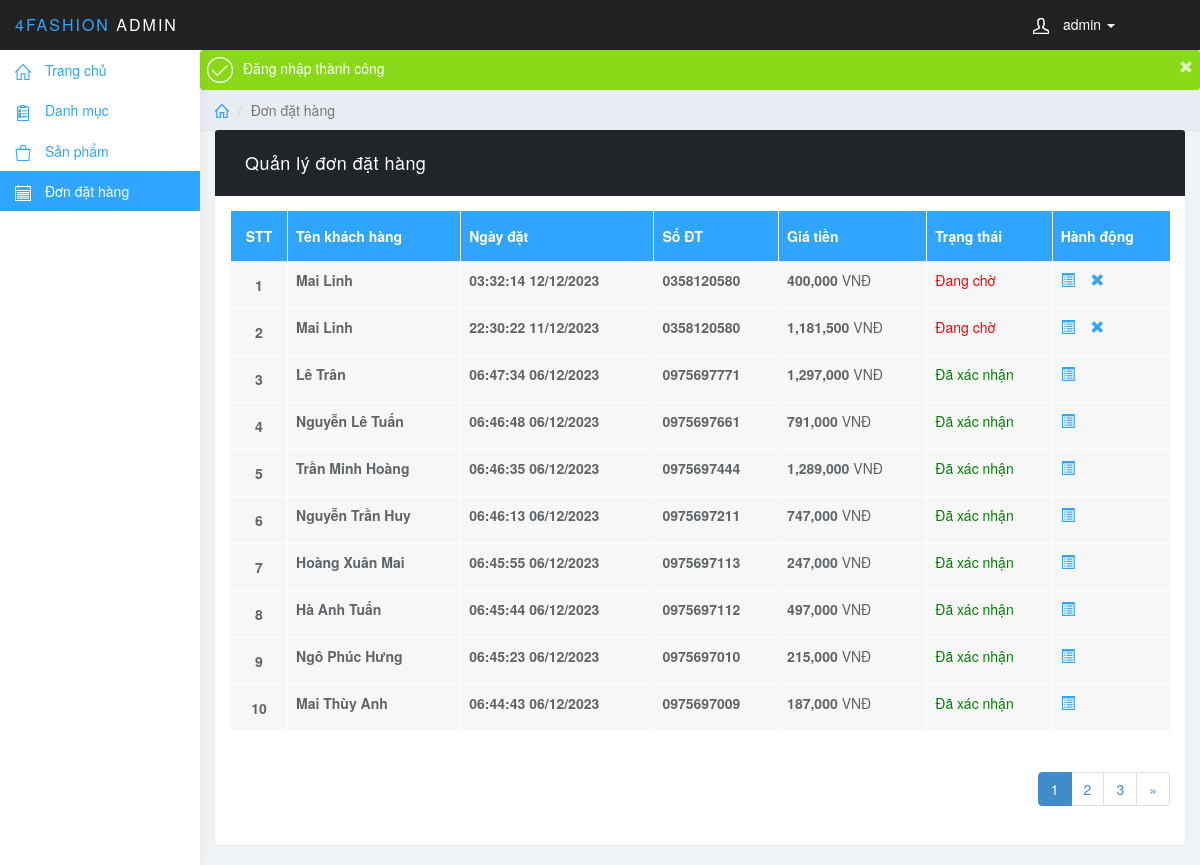
Page /admin/don_hang.php (signed in) on the committed database.
### tables this page shows
CREATE TABLE `transaction` (
  `id` int(11) NOT NULL,
  `status` int(11) NOT NULL DEFAULT 0,
  `user_id` int(11) NOT NULL DEFAULT 0,
  `user_name` varchar(100) NOT NULL,
  `user_email` varchar(100) DEFAULT NULL,
  `user_phone` varchar(100) NOT NULL,
  `user_address` varchar(100) NOT NULL,
  `message` varchar(255) DEFAULT NULL,
  `amount` decimal(15,2) NOT NULL DEFAULT 0.00,
  `payment` varchar(32) NOT NULL,
  `created` timestamp NOT NULL DEFAULT current_timestamp()
);

### core/database.php (called while the page is built, shortened)
<?php
class Database
{
    private $connect;
    public function __construct()
    {
        $host = 'localhost';
        $username = 'root';
        $password = '';
        $database = 'shopthoitrang';
        $this->connect = mysqli_connect($host, $username, $password, $database);
        $this->connect->set_charset('utf8');
    }
    public function getAll($sql)
    {
        return $this->connect->query($sql)->fetch_all(MYSQLI_ASSOC);
    }
    public function count($sql)
    {
        return count($this->getAll($sql));
    }
}
$db = new Database;

### admin/don_hang.php (the view, shortened to what this page needs)
<?php
require('../core/database.php');
require('../core/pagination.php');
$sql = "SELECT * from transaction order by id desc";
$sql_total = "SELECT * from transaction";
$per_page = 10;
$current_page = 1;
$offset = ($current_page - 1) * $per_page;
$total = $db->count($sql_total);
$total_page = ceil($total / $per_page);
$sql .= " LIMIT $offset,$per_page";
$pagination = new Pagination($total_page, $current_page);
$transaction = $db->getAll($sql);
?>
<?php include('./layout/head.php'); ?>
<div class="row">
    <ol class="breadcrumb">
        <li><a href="#"><svg class="glyph stroked home">
                    <use xlink:href="#stroked-home"></use>
                </svg></a></li>
        <li class="active">Đơn đặt hàng</li>
    </ol>
</div>
<div class="row">
    <div class="col-lg-12">
        <div class="panel panel-info">
            <div class="panel-heading">
                <div class="col-md-8">Quản lý đơn đặt hàng</div>
            </div>
            <div class="panel-body">
                <div class="table-responsive">
                    <table class="table table-hover">
                        <thead>
                            <tr class="info">
                                <th class="text-center">STT</th>
                                <th>Tên khách hàng</th>
                                <th>Ngày đặt</th>
                                <th>Số ĐT</th>
                                <th>Giá tiền</th>
                                <th>Trạng thái</th>
                                <th>Hành động</th>
                            </tr>
                        </thead>
                        <tbody>
                            <?php
                            $stt = 0;
                            foreach ($transaction as $value) {
                                $stt = $stt + 1;
                            ?>
                                <tr>
                                    <td style="vertical-align: middle;text-align: center;"><strong><?php echo $stt; ?></strong></td>
                                    <td><strong><?php echo $value['user_name']; ?></strong></td>
                                    <td><strong><?php echo date_format(date_create($value['created']), 'H:i:s d/m/Y') ?></strong></td>
                                    <td><strong><?php echo $value['user_phone']; ?></strong></td>
                                    <td><strong><?php echo number_format($value['amount']); ?></strong> VNĐ</td>
                                    <td>
                                        <?php
                                        switch ($value['status']) {
                                            case '0':
                                                echo "<p style='color:red'>Đang chờ </p>";
                                                break;
                                            case '1':
                                                echo "<p style='color:green'>Đã xác nhận</p>";
                                                break;
                                        }
                                        ?>
                                    </td>
                                    <td class="list_td aligncenter">
                                        <a href="don_hang_detail.php?id=<?php echo $value['id'] ?>" title="Chi tiết"><span class="glyphicon glyphicon-list-alt"></span></a>&nbsp;&nbsp;&nbsp;
                                        <?php if ($value['status'] != 1) { ?>
                                            <a href="don_hang_delete.php?id=<?php echo $value['id'] ?>" title="Xóa"> <span class="glyphicon glyphicon-remove" onclick=" return confirm('Bạn chắc chắn muốn xóa')"></span> </a>
                                        <?php } ?>
                                    </td>
                                </tr>
                            <?php } ?>
                        </tbody>
                    </table>
                    <?= $pagination->render() ?>
                </div>
            </div>
        </div>
    </div>
</div>
<?php include('./layout/footer.php'); ?>

### admin/public/css/styles.css (style rules this page uses)
body { background: #f1f4f7; padding-top: 50px; color: #5f6468; }
p { color: #777; }
a, a:hover, a:focus { color: #30a5ff; }
.panel { border: 0; }
.panel-heading { font-size: 18px; font-weight: 300; letter-spacing: 0.025em; height: 66px; line-height: 45px; }
.breadcrumb { border-radius: 0; padding: 10px 15px; background: #e9ecf2; box-shadow: 0 1px 1px rgba(0, 0, 0, .05); margin: 0 ; }
.table { background: #f7f7f7; }
.table>thead>tr>th { border-bottom: 1px solid #e6e7e8; vertical-align: middle; height: 50px; }
.breadcrumb .glyph { height: 14px; width: 14px; margin: -2px 0 0 0; stroke-width: 4px; }

### admin/layout/head.php (style rules this page uses)
.glyph { fill: currentColor; display: inline-block; margin-left: auto; margin-right: auto; position: relative; text-align: center; vertical-align: middle; width: 70%; height: 70%; }

### rows in the picture
transaction: user_name "Mai Linh", created "03:32:14 12/12/2023", user_phone "0358120580", amount "400,000", status "Đang chờ"
transaction: user_name "Mai Linh", created "22:30:22 11/12/2023", user_phone "0358120580", amount "1,181,500", status "Đang chờ"
transaction: user_name "Lê Trân", created "06:47:34 06/12/2023", user_phone "0975697771", amount "1,297,000", status "Đã xác nhận"
transaction: user_name "Nguyễn Lê Tuấn", created "06:46:48 06/12/2023", user_phone "0975697661", amount "791,000", status "Đã xác nhận"
transaction: user_name "Trần Minh Hoàng", created "06:46:35 06/12/2023", user_phone "0975697444", amount "1,289,000", status "Đã xác nhận"
transaction: user_name "Nguyễn Trần Huy", created "06:46:13 06/12/2023", user_phone "0975697211", amount "747,000", status "Đã xác nhận"
transaction: user_name "Hoàng Xuân Mai", created "06:45:55 06/12/2023", user_phone "0975697113", amount "247,000", status "Đã xác nhận"
transaction: user_name "Hà Anh Tuấn", created "06:45:44 06/12/2023", user_phone "0975697112", amount "497,000", status "Đã xác nhận"
transaction: user_name "Ngô Phúc Hưng", created "06:45:23 06/12/2023", user_phone "0975697010", amount "215,000", status "Đã xác nhận"
transaction: user_name "Mai Thùy Anh", created "06:44:43 06/12/2023", user_phone "0975697009", amount "187,000", status "Đã xác nhận"

### other values in the picture
$login['name'] "admin"
Flash::get('message_success') "Đăng nhập thành công"
